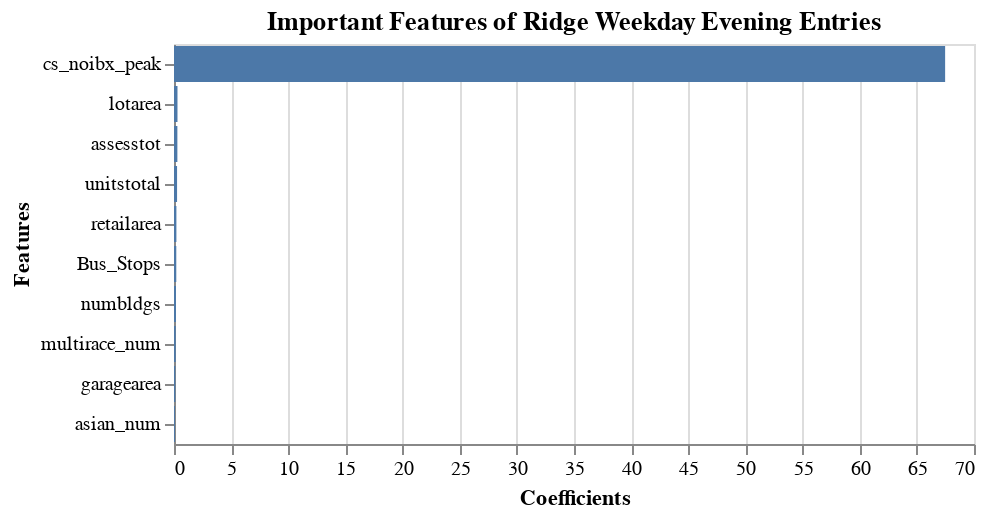

This figure's notebook cell:
### Code cell
import altair as alt

alt.Chart(peak).mark_bar().encode(
    y=alt.Y('Features:N', sort='-x'),
    x='Coefficients'
).properties(
    title='Important Features of Ridge Weekday Evening Entries'
)

### Figure 1 — Vega-Lite specification as saved in the notebook (floating-point values rounded to 4 significant figures)
{"config": {"view": {"continuousWidth": 400, "continuousHeight": 300}}, "data": {"name": "data-d75a5b520e47d8edf52226cce7a76ad1"}, "mark": "bar", "encoding": {"x": {"field": "Coefficients", "type": "quantitative"}, "y": {"field": "Features", "sort": "-x", "type": "nominal"}}, "title": "Important Features of Ridge Weekday Evening Entries", "$schema": "https://vega.github.io/schema/vega-lite/v4.17.0.json", "datasets": {"data-d75a5b520e47d8edf52226cce7a76ad1": [{"Features": "cs_noibx_peak", "Coefficients": 67.47}, {"Features": "lotarea", "Coefficients": 0.3044}, {"Features": "assesstot", "Coefficients": 0.2953}, {"Features": "unitstotal", "Coefficients": 0.2686}, {"Features": "retailarea", "Coefficients": 0.2094}, {"Features": "Bus_Stops", "Coefficients": 0.2}, {"Features": "numbldgs", "Coefficients": 0.1761}, {"Features": "multirace_num", "Coefficients": 0.1499}, {"Features": "garagearea", "Coefficients": 0.1147}, {"Features": "asian_num", "Coefficients": 0.08161}]}}
